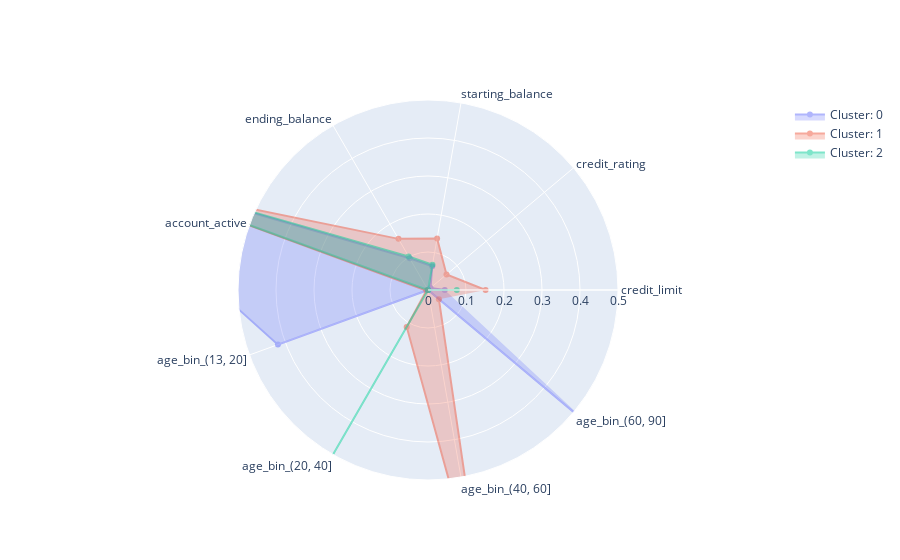

Here is the notebook cell this chart was saved with:
### Code cell
plot_radar(credit_data)

### Figure 1 — Plotly figure (JSON) as saved in the notebook; plotly's stock layout.template omitted (floating-point values rounded to 4 significant figures)
{"data": [{"fill": "toself", "name": "Cluster: 0", "opacity": 0.5, "r": [0.0441, 0.008696, 0.06364, 0.09621, 0.9928, 0.4203, 0, 0, 0.5797], "theta": ["credit_limit", "credit_rating", "starting_balance", "ending_balance", "account_active", "age_bin_(13, 20]", "age_bin_(20, 40]", "age_bin_(40, 60]", "age_bin_(60, 90]"], "type": "scatterpolar", "visible": true}, {"fill": "toself", "name": "Cluster: 1", "opacity": 0.5, "r": [0.1515, 0.06355, 0.1379, 0.1554, 0.7944, 0.004673, 0.1121, 0.8458, 0.03738], "theta": ["credit_limit", "credit_rating", "starting_balance", "ending_balance", "account_active", "age_bin_(13, 20]", "age_bin_(20, 40]", "age_bin_(40, 60]", "age_bin_(60, 90]"], "type": "scatterpolar", "visible": true}, {"fill": "toself", "name": "Cluster: 2", "opacity": 0.5, "r": [0.07579, 0, 0.06761, 0.1021, 1, 0, 1, 0, 0], "theta": ["credit_limit", "credit_rating", "starting_balance", "ending_balance", "account_active", "age_bin_(13, 20]", "age_bin_(20, 40]", "age_bin_(40, 60]", "age_bin_(60, 90]"], "type": "scatterpolar", "visible": true}], "layout": {"autosize": true, "polar": {"angularaxis": {"type": "category"}, "radialaxis": {"autorange": false, "range": [0, 0.5], "type": "linear", "visible": true}}, "showlegend": true}}
